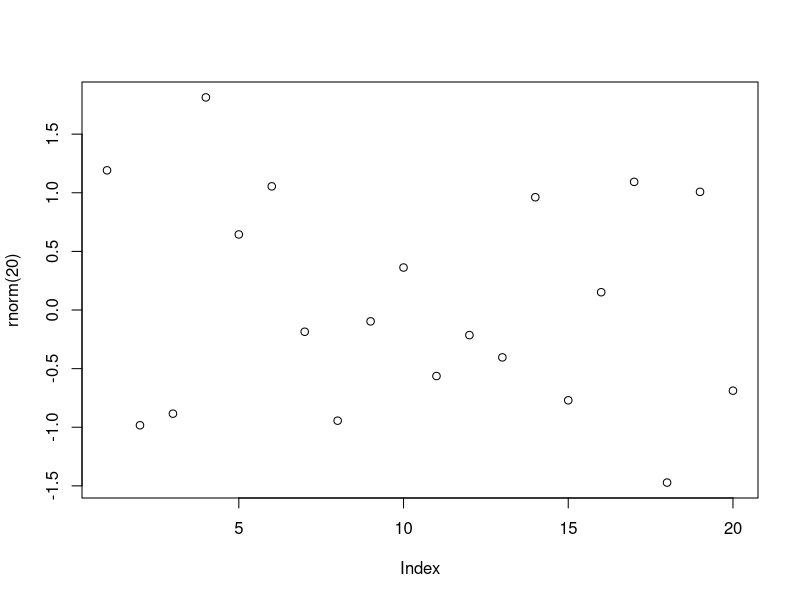
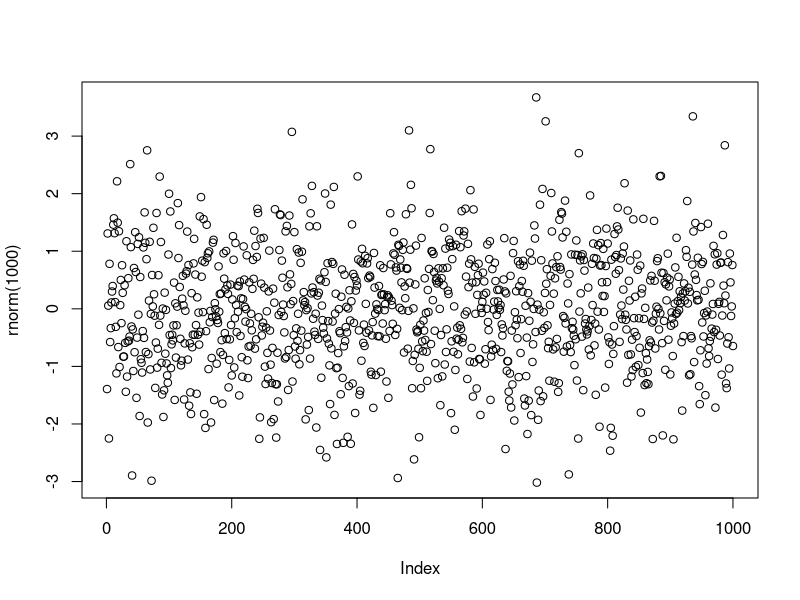
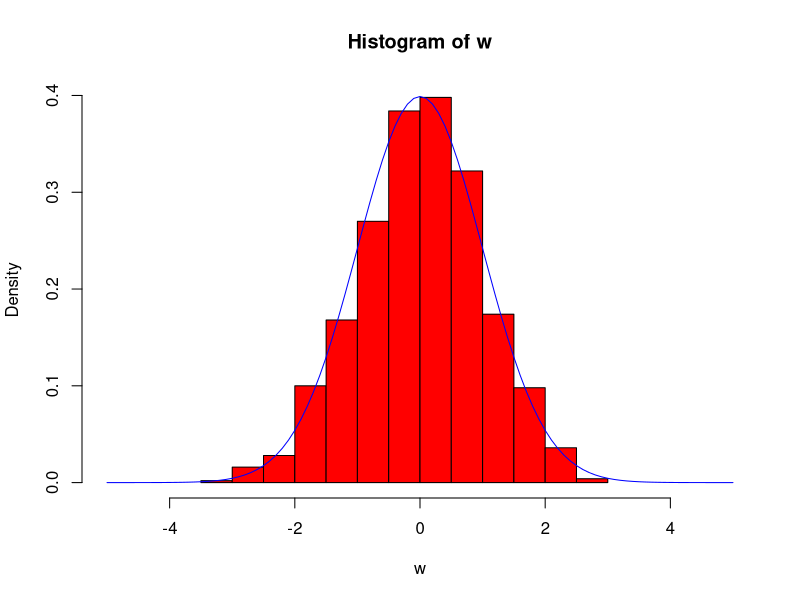
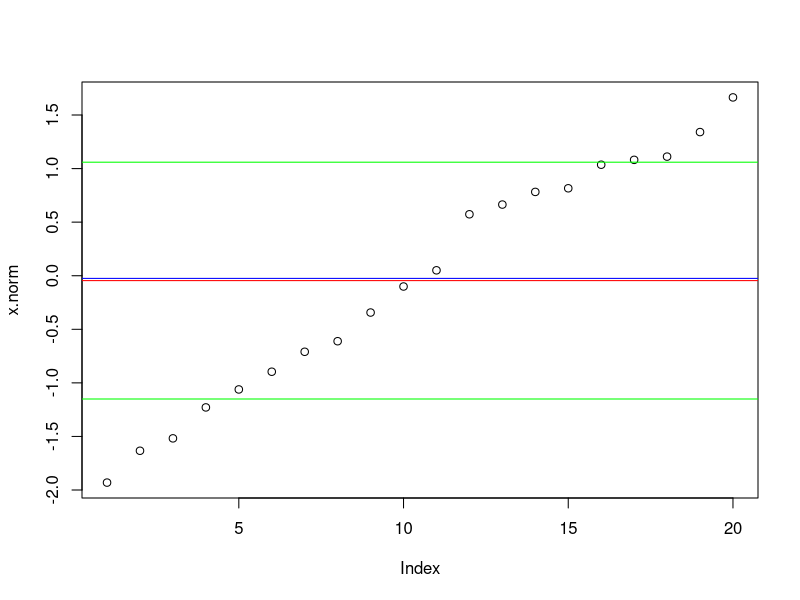
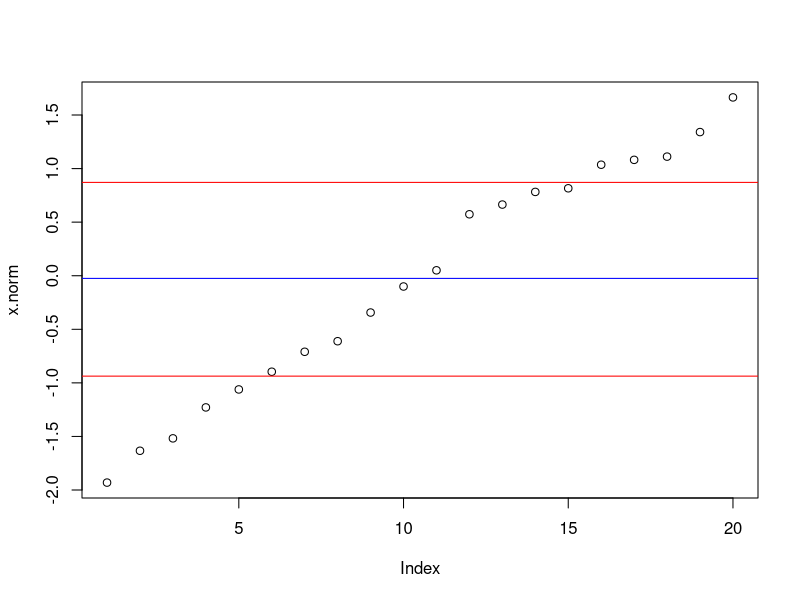

These figures' R source, in order:
## ---- chunk 1
# Assignment
numeric_vector <- 1:10    # OR assign('numeric_vector', 1:10)
# Squared numbers
squared_numbers <- numeric_vector^2
# All squared numbers but the last 3
squared_numbers[-(8:10)]
## ---- chunk 2
length(squared_numbers)
## ---- chunk 3
# List of albums
albums <- c('Infinite', 'The Slim Shady LP', 'The Marshall Mathers LP', 
            'The Eminem Show', 'Encore', 'Relapse', 'Recovery', 
            'The Marshall Mathers LP 2', 'Revival')
# Year of Release
years <- c(1996, 1999, 2000, 2002, 2004, 2009, 2010, 2013, 2017)
# Eminem Matrix album
eminem_album_releases <- matrix(c(albums,years), nrow = 9, ncol = 2)
# Colnames of the matrix
colnames(eminem_album_releases) <- c("Albums","Release Year")
# Display
eminem_album_releases
## ---- chunk 4
# Will the Real Slim Shady please stand up ?
eminem_album_releases[2, 'Albums']
## ---- chunk 5
# Generate 20 random numbers
x.norm <- rnorm(n = 20)
# Display 'x.norm'
x.norm
## ---- chunk 6
# Sorting
x.norm <- sort(x.norm)
# Display
x.norm
## ---- chunk 7
# Average
mean(x.norm)
## ---- chunk 8
# Median
median(x.norm)
## ---- chunk 9
# Standard deviation formula in R
sqrt(sum((x.norm - mean(x.norm))^2)/(length(x.norm) - 1))
## ---- chunk 10
# SD from the function
sd(x.norm)
## ---- chunk 11
# Returns the smallest and biggest element
print(c(min(x.norm), max(x.norm)))
## ---- chunk 12
# Find the quantiles
q <- quantile(x.norm)
# Display
q
## ---- chunk 13
# First quantile
x.norm[x.norm < q[2]]
## ---- chunk 14
# Second quantile
x.norm[x.norm > q[2] & x.norm < q[3]]
## ---- chunk 15
# Generic function to describe an object
summary(x.norm)
## ---- chunk 16
plot(rnorm(20))
## ---- chunk 17
plot(rnorm(1000))
## ---- chunk 18
w <- rnorm(1000) 
hist(w, col = "red", freq = F, xlim = c(-5,5))
curve(dnorm, -5, 5, add = T, col = "blue")
## ---- chunk 19
plot(x.norm)
# 'h' means horizontal line
# 'col' means color
abline(h = mean(x.norm), col = 'red')
abline(h = median(x.norm), col = 'blue')
abline(h = mean(x.norm) + sd(x.norm), col = 'green')
abline(h = mean(x.norm) - sd(x.norm), col = 'green')
## ---- chunk 20
plot(x.norm)
abline(h = median(x.norm), col = 'blue')
abline(h = summary(x.norm)[2], col = 'red')
abline(h = summary(x.norm)[5], col = 'red')
## ---- chunk 21
# Language Codes
lang <- c("en","fr","hi","hi","ru","ru","ru","ru","fr","hi","en","cn")
# Factor of Language codes
langf <- factor(lang)
langf
## ---- chunk 22
# Speed traps measuring car speeds
speed <- c("high","med","high","med","low")
# The ordering is given by specifying the levels
speedf <- factor(speed, ordered = TRUE, levels = c("low","med","high"))
speedf
## ---- chunk 23
levels(speedf)
## ---- chunk 24
# Ordered factors can compare strings
speedf[2] < speedf[3]
## ---- chunk 25
# Returns frequencies
summary(langf)
## ---- chunk 26
# Performs a check for factor
is.factor(langf)
## ---- chunk 27
# Returns a vector
as.vector(langf)
## ---- chunk 28
# Returns a column
as.matrix(langf)
## ---- chunk 29
# Motor Trend Car Road Tests
mtcars
## ---- chunk 30
# Top rows
head(mtcars)
## ---- chunk 31
# Bottom rows
tail(mtcars)
## ---- chunk 32
# Returns the structure
str(mtcars)
## ---- chunk 33
# Definition of vectors
name <- c("Mercury", "Venus", "Earth", "Mars", "Jupiter", "Saturn", "Uranus", "Neptune")
type <- c("Terrestrial planet", "Terrestrial planet", "Terrestrial planet", 
          "Terrestrial planet", "Gas giant", "Gas giant", "Gas giant", "Gas giant")
diameter <- c(0.382, 0.949, 1, 0.532, 11.209, 9.449, 4.007, 3.883)
rotation <- c(58.64, -243.02, 1, 1.03, 0.41, 0.43, -0.72, 0.67)
rings <- c(FALSE, FALSE, FALSE, FALSE, TRUE, TRUE, TRUE, TRUE)

# Create a data frame from the vectors
planets_df <- data.frame(name, type, diameter, rotation, rings)
planets_df
## ---- chunk 34
# Returns the structure of the planets
str(planets_df)
## ---- chunk 35
# First column by index
planets_df[[1]]
## ---- chunk 36
# First column by name
planets_df[['type']]
## ---- chunk 37
# By using the '$' atomic vector
planets_df$diameter
## ---- chunk 38
# Checks if 'planets_df' is a dataframe
is.data.frame(planets_df)
## ---- chunk 39
# Coerces matrix to dataframe
as.data.frame(matrix(1:10, nrow = 5, ncol = 2, dimnames = list(NULL, c("X","Y"))))
## ---- chunk 40
# Print out diameter of Mercury (row 1, column 3)
planets_df[1,3]
## ---- chunk 41
# Print out data for Mars (entire fourth row)
planets_df[4, ]
## ---- chunk 42
# planets_df[['diameters']] is also valid
planets_df$diameter
## ---- chunk 43
# planets_df[1:3,"type"] is also valid
planets_df$type[1:3]
## ---- chunk 44
# planets_df[,'rotation'] > 0 is also valid
positive_rotation <- planets_df$rotation > 0
# Plantes with positive rotation
planets_df[positive_rotation,]
## ---- chunk 45
# Give yourself a cookie if you got this right!!!
planets_df[planets_df$rotation > 0 & planets_df$rings, 'name']
## ---- chunk 46
# Create some vectors
heroes <- c('Ironman', 'Thor', 'Captain America', 'Wonder Woman', 'Batman')
actors <- c('Sir Robert Downey Jr', 'Chris Hemsworth', 'Chris Evans', 'Gal Gadot', 'Christian Bale')
level <- c(100, 1000, 10, 10000, 100000)
# Initialise the list
super_heroes <- list(power_level = data.frame(heroes,level),
                     serial_no = 1:5, 
                     actor_names = actors)
super_heroes
## ---- chunk 47
# Displays the second element in the list
super_heroes[[2]]
## ---- chunk 48
# Named elements of the list
names(super_heroes)
## ---- chunk 49
# Access using element names
super_heroes[["serial_no"]]
## ---- chunk 50
# Access with an atomic vector
super_heroes$power_level
## ---- chunk 51
# Returns a boolean value
is.list(super_heroes)
## ---- chunk 52
# Create a dataframe
The_Simpsons <- data.frame(first_name = c("Bart","Lisa","Homer","Marge","Baby"), 
                           last_name = rep("Simpson", 5))
The_Simpsons
# Coercing a dataframe into a list
as.list(The_Simpsons)
## ---- chunk 53
# Displays the entire structure of the list
str(super_heroes)
